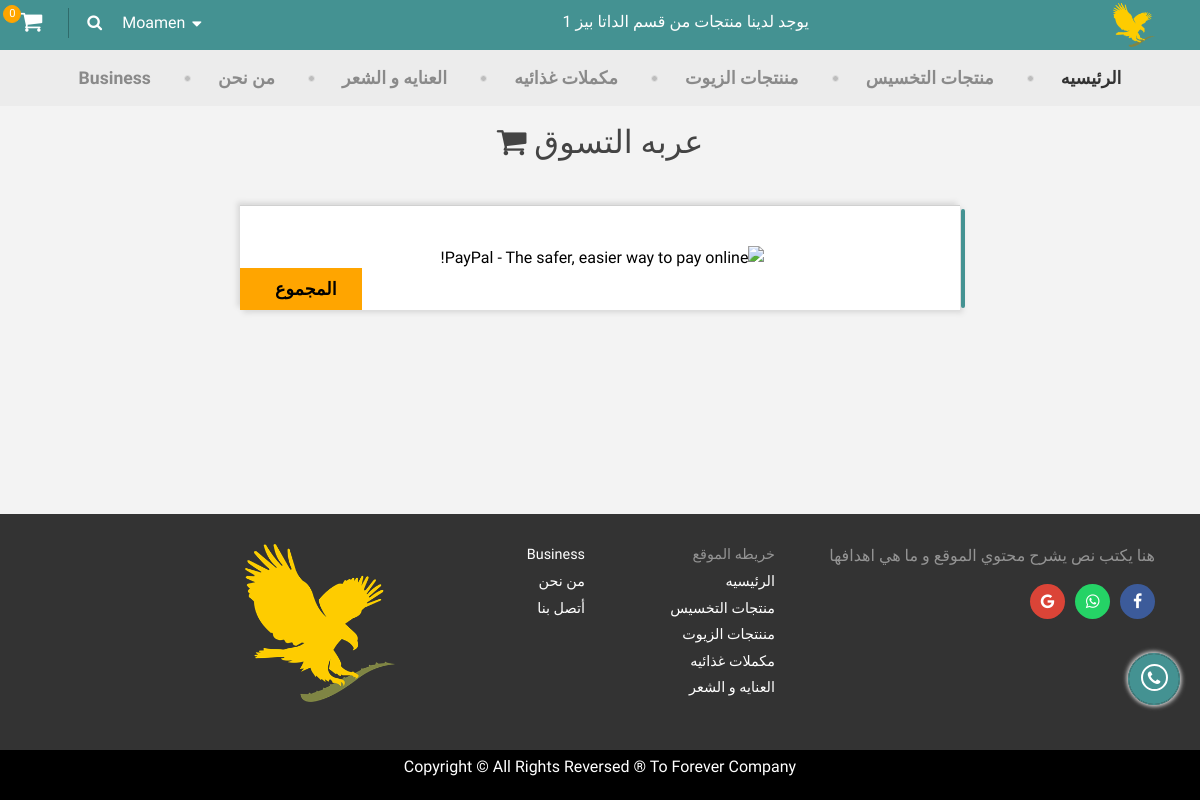
The app's page /cart/ (signed in) with its own data.
### main/models.py (models this page shows, shortened)
class HotNews(models.Model):
    news = models.CharField(null= False, max_length=150)

class Category(models.Model):
    name = models.CharField(null=False, max_length=50)
    photo = models.FileField(null=False)

### main/views.py (the view)
# urls.py: url(r'cart/', CartView.as_view(), name='cart'),
class CartView(View):
    template_name = "main/cart.html"
    def get(self, request):
        if not self.request.user.is_authenticated:
            return redirect('/home/login')
        else:
            context = {'news': get_news(), 'categories': get_categories()}
            return render(request, 'main/cart.html', context)

### main/templatetags/url_mods.py (called while the page is built)
@register.filter(name='spacetodash')
def spacetodash(value):
    return value.replace(' ', '-')

@register.filter(name='dashtospace')
def dashtospace(value):
    return value.replace('-', ' ')

### main/views.py (called while the page is built)
def get_categories():
    cat_names = []
    categories = Category.objects.all()
    for category in categories:
        cat_names.append(category.name)
    categories_names = []
    for name in cat_names:
        categories_names.append(re.sub('\s+', '-', name))
    return categories_names

def get_news():
    news = []
    hot_news = HotNews.objects.all()
    if hot_news:
        for n in hot_news:
            news.append(n.news)
    return news

### main/templates/main/cart.html (shortened to what this page needs)
{% load static %}
{% load url_mods %}
<!DOCTYPE html>
<html lang="en">
<head>
    <link rel="stylesheet" href="{% static 'main/css/font-awesome.min.css' %}" />
    <link rel="stylesheet" href="{% static 'main/css/bootstrap.min.css' %}" />
    <link rel="stylesheet" href="{% static 'main/css/stylesheet.css' %}" />
</head>
<body>
    <div class='contact-fixed-btn'>
        <a href='{% url 'main:contact' %}'>
            <p>
                <i class='fa fa-phone'></i>
            </p>
        </a>
    </div>
    <div class='nav'>
        <div class='container'>
            <div class='logo'>
                <a href='{% url 'main:home' %}'><img src='{% static 'main/images/logo.png' %}' class='img-fluid' /></a>
            </div>
            <div class='faded-text'>
                {% for news in news %}
                   {% if forloop.counter == 1 %}
                        <div class='box active'>
                    <p>{{ news }}</p>
                        </div>
                       {% else %}
                        <div class='box hidden'>
                    <p>{{ news }}</p>
                </div>
                    {% endif %}
                {% endfor %}
            </div>
            <div class='rhs'>
                 {% if user.is_authenticated %}
                <div class='logged-in'>
                   <ul class='list-unstyled'>
                       <li>&nbsp;<i class='fa fa-sort-down'></i>{{ user.username }}</li>
                   </ul>
                </div>
              {% endif %}
                <i class='fa fa-search search-icon'></i>
                <a href='cart.html' target="_blank">
                    <p>
                        <i class='fa fa-shopping-cart cart-icon'></i>
                        <span class='cart-num'>0</span>
                    </p>
                </a>
            </div>
        </div>
    </div>
    <div class='cats-nav'>
        <div class='container'>
            <ul class='cats-navigation list-unstyled'>
                <li class='active'><a href='{% url 'main:home' %}'>الرئيسيه</a></li>
                {% for category in categories %}
                    {% load url_mods %}
                 <li><a href='{% url 'main:categories' cat_name=category %}'>{{ category|dashtospace}}</a></li>
                {% endfor %}
            <li><a href='{% url 'main:about' %}'>من نحن</a></li>
                <li><a href='{% url 'main:business' %}'>Business</a></li>
            </ul>
        </div>
    </div>
                {% for category in categories %}
                    {% load url_mods %}
                {% endfor %}
    <div class='cart-page-content'>
       <h2 class='text-center'>عربه التسوق <i class='fa fa-shopping-cart'></i></h2>
        <section class='content text-center'>
            <div class='container'>
                <div class='category'>
                    <form action="https://www.paypal.com/cgi-bin/webscr" method="post" target="_top">
<input type="image" src="https://www.paypalobjects.com/en_US/i/btn/btn_buynowCC_LG.gif" border="0" name="submit" alt="PayPal - The safer, easier way to pay online!">
</form>
                    <span class='total-price'><span>المجموع</span></span>
                </div>
            </div>
        </section>
    </div>
    <div id="cart-page-footer">
    <div class='footer'>
        <div class='container'>
            <div class='row'>
                <div class='col'>
                    <div class='footer-brand'>
                        <p>هنا يكتب نص يشرح محتوي الموقع و ما هي اهدافها </p>
                        <ul class='footer-media list-unstyled'>
                            <li><a href='https://www.facebook.com/malak.fathy.161' target="_blank"><i class='fa fa-facebook'></i></a></li>
                            <li class='whatisapp'><a href='#'><i class='fa fa-whatsapp'></i></a></li>
                            <li class='gemail'><a href='#'><i class='fa fa-google'></i></a></li>
                        </ul>
                    </div>
                </div>
                <div class='col'>
                    <ul class='sitemap list-unstyled row'>
                        <div class='col-6'>
                            <li>خريطه الموقع</li>
                           <li class="active">
                                <a href="{% url 'main:home' %}">الرئيسيه <span class="sr-only">(current)</span></a>
                            </li>
                            {% for category in categories %}
                             <li>
                                <a href="{% url 'main:categories' cat_name=category|spacetodash %}">{{ category|dashtospace }}</a>
                            </li>
                            {% endfor %}
                        </div>
                        <div class='col-6'>
                            <li>
                                <a href="{% url 'main:business' %}">Business</a>
                            </li>
                            <li>
                                <a href="{% url 'main:about' %}">من نحن</a>
                            </li>
                            <li>
                                <a href="{% url 'main:contact' %}">أتصل بنا</a>
                            </li>
                        </div>
                    </ul>
                </div>
                <div class='col'>
                    <a href='{% url 'main:home' %}' target="_blank"><img src='{% static 'main/images/logo.png' %}' alt='' /></a>
                </div>
            </div>
        </div>
    </div>
    <div class='sub-footer'>
        <p>Copyright &copy; All Rights Reversed &reg; To Forever Company</p>
    </div>
    </div>
</body>
</html>

### records on screen
HotNews: news "يوجد لدينا منتجات من قسم الداتا بيز 1"
Category: name "منتجات التخسيس"
Category: name "مننتجات الزيوت"
Category: name "مكملات غذائيه"
Category: name "العنايه و الشعر"

### other values on screen
{{ user.username }} "Moamen"
